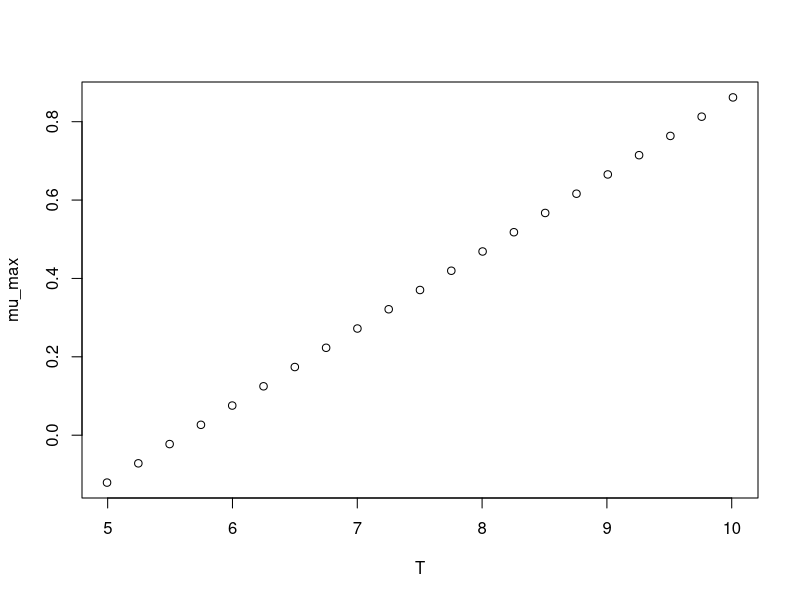

The R script that drew this image:
#############################
# start of Parameter script
#############################
T <- seq(4.995004995005,10.01,length.out=21)
#############################
# end of Parameter script
#############################
############################# 
# start of Model script Gropin ID 1280 
#############################
 
# constant coefficients for this model
 
variables <- data.frame(T)
argumentsPar <- expand.grid(variables)
 
# heart of the model
response_surface <- function(T) {
   mumax <-0.196*T-1.10

return(mumax=mumax)
} 

# output parameters
mumax <- cbind(argumentsPar,response_surface(argumentsPar['T']))
colnames(mumax) <- c(colnames(argumentsPar),'mumax')
#############################
# End of Model script
#############################
############################# 
# start of Visualisation script Gropin ID 1280 
#############################
plot(T,mumax$mumax,
                          xlab='T',
                          ylab='mu_max')
#############################
# End of Visualisation script
#############################
